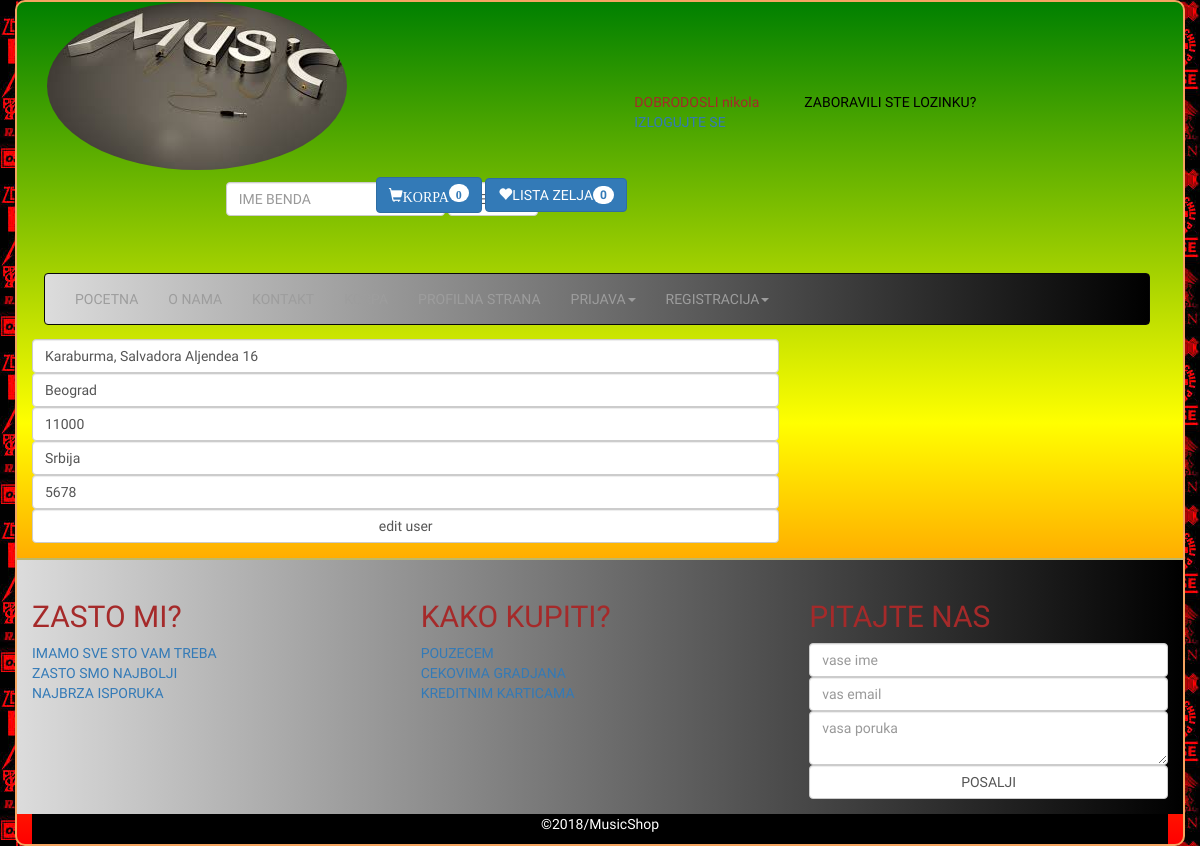
The app's page /user/user_pages/editInfo.php?editId=12 (signed in) with its own data.
### tables this page shows
CREATE TABLE IF NOT EXISTS `user_info` (
  `info_id` int(11) NOT NULL AUTO_INCREMENT,
  `user_id` int(11) DEFAULT NULL,
  `address` varchar(100) DEFAULT NULL,
  `city` varchar(100) DEFAULT NULL,
  `p_code` int(11) DEFAULT NULL,
  `state` varchar(100) DEFAULT NULL,
  `mobile` int(11) DEFAULT NULL,
  PRIMARY KEY (`info_id`)
);

### database/db.php (called while the page is built, shortened)
<?php
class db
{
    private $conn;
    public function setDB(){
        $conn = null;
        try{
            $conn = new PDO("mysql:host=localhost;dbname=ecommerce","root","");
            $conn->setAttribute(PDO::ATTR_ERRMODE,PDO::ERRMODE_EXCEPTION);
        }catch (PDOException $e){
            echo $e->getMessage();
        }
        $this->conn = $conn;
    }
    public function getDB(){
        return $this->conn;
    }
}

### user/infoController.php (the view, shortened to what this page needs)
<?php
class InfoController extends InfoModel
{
    public function editInformation()
    {
        if (isset($_GET["editId"])) {
            $stmt = $this->getDB()->prepare("select * from user_info where info_id=:info_id");
            $stmt->bindValue(":info_id", $_GET["editId"]);
            $stmt->execute();
            $user = $stmt->fetch(PDO::FETCH_OBJ);
            echo '<form method="post"  class="form-group" enctype="multipart/form-data" action="' . $_SERVER["PHP_SELF"] . '">
             <input type="hidden" name="info_id" class="form-control" value="' . $user->info_id . '">
             <input type="text" name="address" class="form-control" value="' . $user->address . '">
             <input type="text" name="city" class="form-control" value="' . $user->city . '">
             <input type="text" name="p_code" class="form-control" value="' . $user->p_code . '">
             <input type="text" name="state" class="form-control" value="' . $user->state . '">
             <input type="text" name="mobile" class="form-control" value="' . $user->mobile . '">
             <input type="submit" name="editUser" class="form-control" value="edit user">
             </form>';
        }
    }
}

### view/u.css (style rules this page uses)
body { font-family: 'Galindo', cursive;color: brown;background-image: url('../images/rock.jpg') }

### records on screen
user_info: address "Karaburma, Salvadora Aljendea 16", city "Beograd", p_code "11000", state "Srbija", mobile "5678"

### other values on screen
$_SESSION["name"] "nikola"
$rez "0"
